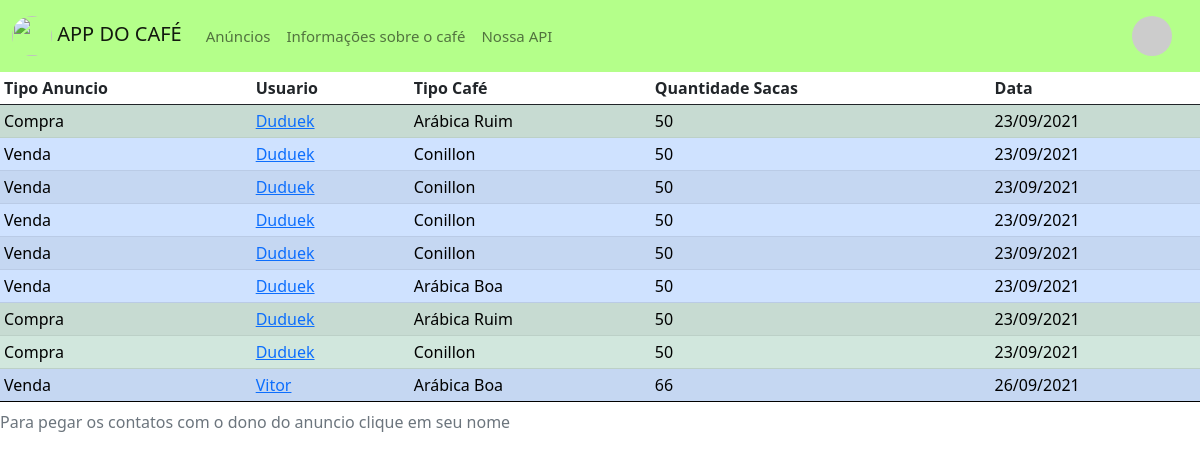
/announces (signed in), run on an earlier commit of the app's database.
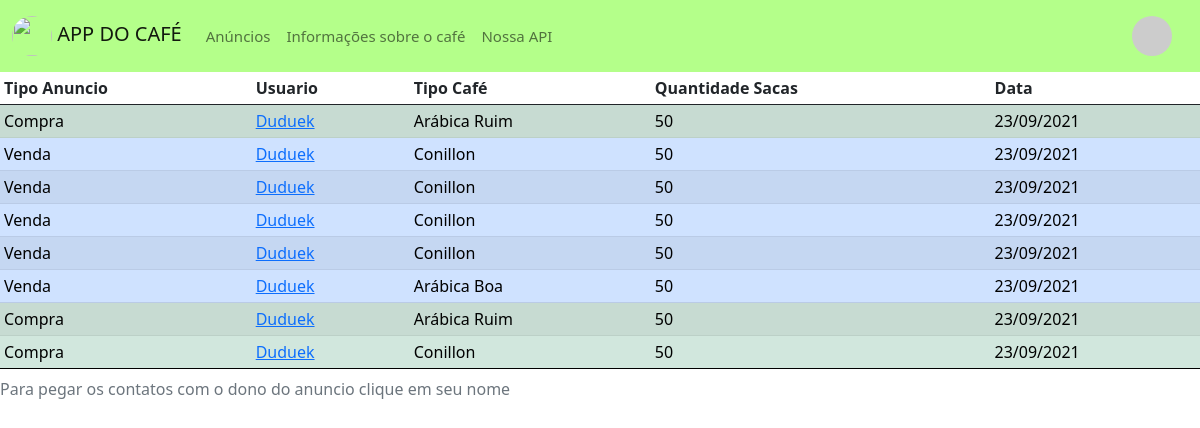
And on a later commit of the database.
### app/models/post.py (models this page shows, shortened)
class Post(db.Model):
    __tablename__ = "posts"
    post_id = db.Column(db.Integer, primary_key=True)
    post_user = db.Column(db.Integer, db.ForeignKey('users.user_id'))
    post_username = db.Column(db.String)
    post_date = db.Column(db.DateTime, nullable=False, default=datetime.utcnow)
    post_qtd_sacas = db.Column(db.Integer)
    post_active = db.Column(db.Integer)
    post_type = db.Column(db.Integer)
    post_coffe_type = db.Column(db.Integer)
    owner = db.relationship("User", foreign_keys=post_user)
    def __repr__(self):
        return "<Post %r>" % self.post_user

### app/controllers/announce_controller.py (the view)
@app.route("/announces")
def announces():
    print(Post.query.all())
    return render_template("announces.html", all_lines=Post.query.all())

### app/controllers/login_controller.py (called while the page is built)
@login_manager.user_loader
def load_user(id_u):
    return User.query.get(int(id_u))

### app/models/user.py (called while the page is built)
    def avatar(self, size):
        digest = md5(self.email.lower().encode('utf-8')).hexdigest()
        return 'https://www.gravatar.com/avatar/{}?d=identicon&s={}'.format(
            digest, size)

    @property
    def is_authenticated(self):
        return True

### app/templates/announces.html (shortened to what this page needs)
{% extends 'base.html' %}
{% block content %}
<table class="table table-striped table-sm table-hover">
    <thead>
    <tr>
        <th scope="col" text-align="center">Tipo Anuncio</th>
        <th scope="col">Usuario</th>
        <th scope="col">Tipo Café</th>
        <th scope="col">Quantidade Sacas</th>
        <th scope="col">Data</th>
    </tr>
    </thead>
    <tbody>
    {% for l in all_lines %}
    {% if l.post_active == 1 or (profile == True and l.post_active == 0) %}
        {% if l.post_type == 1 and l.post_active == 1 %}
    <tr class="table-success">
        {% elif l.post_active == 0 %}
    <tr class="table-danger">
        {% else %}
    <tr class="table-primary">
        {% endif %}
        {% if l.post_type == 1 %}
        <td text-align="center">Compra</td>
        {% else %}
        <td text-align="center">Venda</td>
        {% endif %}
        <td><a href="/user/{{l.post_username}}">{{l.post_username}}</a></td>
        {% if l.post_coffe_type == 1%}
        <td>Arábica Ruim</td>
        {% elif l.post_coffe_type == 2%}
        <td>Arábica Boa</td>
        {% else %}
        <td>Conillon</td>
        {% endif %}
        <td>{{l.post_qtd_sacas}}</td>
        <td>{{l.post_date.strftime("%d/%m/%Y")}}</td>
    </tr>
    {%endif%}
    {% endfor %}
    <caption>
        Para pegar os contatos com o dono do anuncio clique em seu nome
    </caption>
</table>
{% endblock %}

### app/templates/base.html (shortened to what this page needs)
<!doctype html>
<html lang="pt-br">
<head>
  <link href="https://cdn.jsdelivr.net/npm/bootstrap@5.1.0/dist/css/bootstrap.min.css" rel="stylesheet">
</head>
<body>
<nav class="navbar navbar-expand-lg navbar-light" style="background-color: #B4FF8A; font-size: 15px !important;">
  <div class="container-fluid">
    <a class="navbar-brand nav-item" href="/">
      <img src="https://images.vexels.com/media/users/3/185520/isolated/preview/aae89bde5310bbc00a8f077465bfb22f-grao-de-cafe-marrom.png" width="40" height="40" class="rounded-circle">
      <t>APP DO CAFÉ</t>
    </a>
    <div class="collapse navbar-collapse" id="navbarSupportedContent">
      <ul class="navbar-nav me-auto mb-2 mb-lg-0">
        <li class="nav-item">
          <a class="nav-link" href="/announces">Anúncios</a>
        </li>
        <li class="nav-item">
          <a class="nav-link" href="/infocafe/geral">Informações sobre o café</a>
        </li>
        <li class="nav-item">
          <a class="nav-link" href="/sobreAPI">Nossa API</a>
        </li>
      </ul>
        {% if current_user.is_authenticated %}
        <ul class="nav mb-lg-0 justify-content-xxl-start">
        <li class="nav-item dropdown">
          <a class="nav-link" href="#" id="navbarDropdown" role="button" data-bs-toggle="dropdown" aria-expanded="false">
            <img src="{{ current_user.avatar(128) }}" width="40" height="40" class="rounded-circle">
          </a>
        </li>
        </ul>
        {% endif %}
    </div>
  </div>
</nav>
{% block content %}
{% endblock %}
</body>
</html>

### app/templates/base.html (style rules this page uses)
html, body { height: 100%; margin: 0; }

What changed in the data, as far as the page shows it:
removed Post: post_type "Venda", post_username "Vitor", post_coffe_type "Arábica Boa", post_qtd_sacas "66", post_date "26/09/2021"
